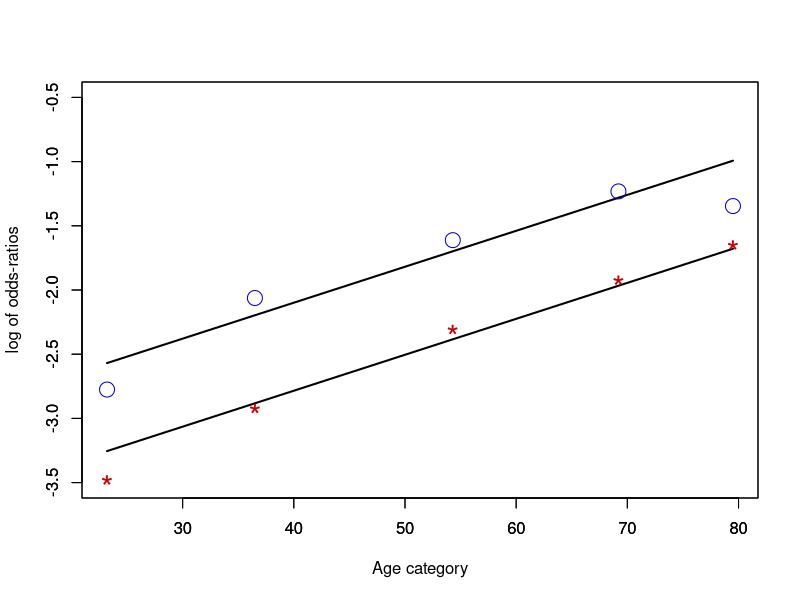
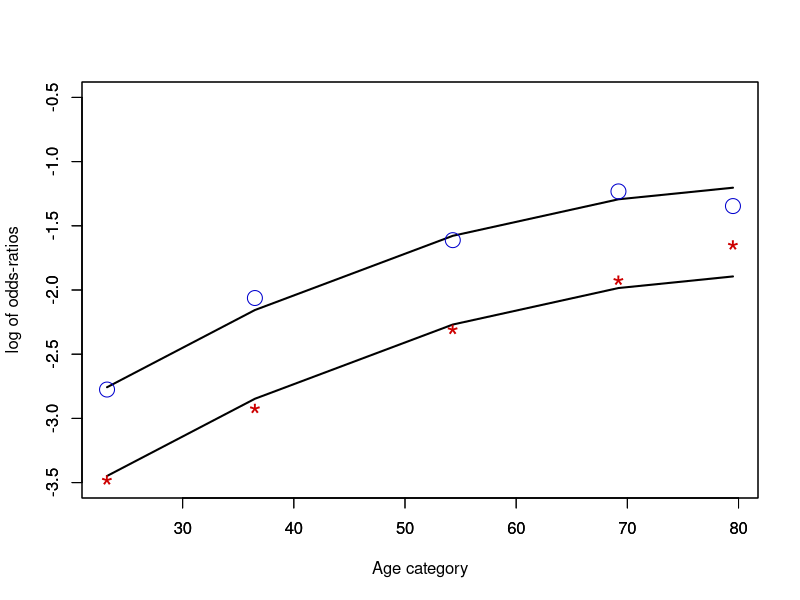

Generate these figures, in order, with R:
# −−−−−−−−−−−−−−−−−−−−−−−−−−−−−−−−−−−−−−−−−−−−−−−−−−−−−−
# Name of QuantLet : MVAdrugLogistic
# −−−−−−−−−−−−−−−−−−−−−−−−−−−−−−−−−−−−−−−−−−−−−−−−−−−−−−
# Published in : Applied Multivariate Statistical Analysis
# −−−−−−−−−−−−−−−−−−−−−−−−−−−−−−−−−−−−−−−−−−−−−−−−−−−−−−
# Description : Calculates and plots the odds-ratios of the probability 
# of taking drugs in a logit model for a gender-age group 
# combination and tests two models (one without a curvature 
# and more general model with a curvature term).
# −−−−−−−−−−−−−−−−−−−−−−−−−−−−−−−−−−−−−−−−−−−−−−−−−−−−−−
# Keywords : probability, logit, plot, graphical representation, regression 
# −−−−−−−−−−−−−−−−−−−−−−−−−−−−−−−−−−−−−−−−−−−−−−−−−−−−−−
# See also : 
# −−−−−−−−−−−−−−−−−−−−−−−−−−−−−−−−−−−−−−−−−−−−−−−−−−−−−−
# Author : Awdesch Melzer
# −−−−−−−−−−−−−−−−−−−−−−−−−−−−−−−−−−−−−−−−−−−−−−−−−−−−−−
# Submitted : Wed, April 04 2012 by Dedy Dwi Prastyo
# −−−−−−−−−−−−−−−−−−−−−−−−−−−−−−−−−−−−−−−−−−−−−−−−−−−−−−
# Example : Fit of the log of the odds-ratios for taking drugs. Men are the stars and women are the circles.
# −−−−−−−−−−−−−−−−−−−−−−−−−−−−−−−−−−−−−−−−−−−−−−−−−−−−−−

# clear all variables
rm(list = ls(all = TRUE))
graphics.off()

# Drug data
zi = rbind(c(1, 0, 1, 0, 1, 0, 0, 0, 0, 21), c(1, 0, 1, 0, 0, 1, 0, 0, 0, 32), c(1, 
    0, 1, 0, 0, 0, 1, 0, 0, 70), c(1, 0, 1, 0, 0, 0, 0, 1, 0, 43), c(1, 0, 1, 0, 
    0, 0, 0, 0, 1, 19), c(1, 0, 0, 1, 1, 0, 0, 0, 0, 683), c(1, 0, 0, 1, 0, 1, 0, 
    0, 0, 596), c(1, 0, 0, 1, 0, 0, 1, 0, 0, 705), c(1, 0, 0, 1, 0, 0, 0, 1, 0, 295), 
    c(1, 0, 0, 1, 0, 0, 0, 0, 1, 99), c(0, 1, 1, 0, 1, 0, 0, 0, 0, 46), c(0, 1, 1, 
        0, 0, 1, 0, 0, 0, 89), c(0, 1, 1, 0, 0, 0, 1, 0, 0, 169), c(0, 1, 1, 0, 0, 
        0, 0, 1, 0, 98), c(0, 1, 1, 0, 0, 0, 0, 0, 1, 51), c(0, 1, 0, 1, 1, 0, 0, 
        0, 0, 738), c(0, 1, 0, 1, 0, 1, 0, 0, 0, 700), c(0, 1, 0, 1, 0, 0, 1, 0, 
        0, 847), c(0, 1, 0, 1, 0, 0, 0, 1, 0, 336), c(0, 1, 0, 1, 0, 0, 0, 0, 1, 
        196))
y = zi[, 10]

# Design matrix
I = 2  # sex M - F
J = 2  # drug Yes - No
K = 5  # age category 16-29, 30-44, 45-64, 65-74, 75++

# Mean age per group: for Men and for Women
average = c(c(23.2, 36.5, 54.3, 69.2, 79.5), c(23.2, 36.5, 54.3, 69.2, 79.5))
X   = rbind(c(1, 1), c(1, 1), c(1, 1), c(1, 1), c(1, 1), c(1, -1), c(1, -1), c(1, -1), 
    c(1, -1), c(1, -1))
X1  = cbind(X, average)  # Xi=design matrix for group i=1,2

n   = dim(X1)
n1  = n[1]
n2  = n[2]
df  = n1 - n2

label = zi[, 3] == 1
n1jk  = y[label]  # nijk is the effective in each cell, i=1,2
label = zi[, 3] == 0
n2jk  = y[label]

b0 = 0 * rep(1, n2)  # current value of beta

# max likelihood in logistic models for 3-way contingency tables
ff = function(b0) {
    -sum(n1jk * log(matrix(1, length(n1jk), 1)/(matrix(1, length(n1jk), 1) + exp(-X1 %*% 
        b0)))) - sum(n2jk * log(matrix(1, dim(matrix(1, length(n1jk), 1)/(matrix(1, 
        length(n1jk), 1) + exp(-X1 %*% b0)))) - matrix(1, length(n1jk), 1)/(matrix(1, 
        length(n1jk), 1) + exp(-X1 %*% b0))))
}
(b      = optim(b0, ff)$par)
loglik  = optim(b0, ff)$value
N       = sum(y)
p1      = matrix(1, length(n1jk), 1)/(matrix(1, length(n1jk), 1) + exp(-X1 %*% b))
p2      = matrix(1, length(n2jk), 1)/(matrix(1, length(n2jk), 1) + exp(X1 %*% b))
nfit    = rbind((n1jk + n2jk) * p1, (n1jk + n2jk) * p2)
nobs    = c(n1jk, n2jk)
e       = log(nobs) - log(nfit)
print("degree of freedom")
print(df)
(G2     = 2 * sum(nobs * e))
(pvalG2 = 1 - pchisq(G2, df))
(chi2   = sum(((nobs - nfit)^2)/nfit))
(pvalG2 = 1 - pchisq(G2, df))
print(" ")
print("  observed    fitted")
print("    values    values")
cbind(nobs, nfit)
print(" ")

oddratfit = log(p1/p2)
oddrat    = log(n1jk/n2jk)
plot(X1[1:K, 3], oddratfit[1:K], type = "l", ylim = c(-3.5, -0.5), ylab = "", xlab = "", 
    lwd = 2)
par(new = TRUE)
plot(X1[(K + 1):(2 * K), 3], oddratfit[(K + 1):(2 * K)], type = "l", ylim = c(-3.5, 
    -0.5), xlab = "Age category", ylab = "log of odds-ratios", lwd = 2)
points(X1[1:K, 3], oddrat[1:K], pch = "*", cex = 2, col = "red3")
points(X1[(K + 1):(2 * K), 3], oddrat[(K + 1):(2 * K)], cex = 2, col = "blue3")

# logistic model with curvature term: log(y)~gender + age + age^2
(X2 = cbind(X, average, average * average))
n   = dim(X2)
n1  = n[1]
n2  = n[2]
df2 = n1 - n2

label = zi[, 3] == 1
n1jk  = y[label]
label = zi[, 3] == 0
n2jk  = y[label]

b0 = 0 * rep(1, n2)

f2 = function(b0) {
    -sum(n1jk * log(matrix(1, length(n1jk), 1)/(matrix(1, length(n1jk), 1) + exp(-X2 %*% 
        b0)))) - sum(n2jk * log(matrix(1, dim(matrix(1, length(n1jk), 1)/(matrix(1, 
        length(n1jk), 1) + exp(-X2 %*% b0)))) - matrix(1, length(n1jk), 1)/(matrix(1, 
        length(n1jk), 1) + exp(-X2 %*% b0))))
}
(b = optim(b0, f2)$par)

loglik  = optim(b0, f2)$value
N       = sum(y)
p1      = matrix(1, length(n1jk), 1)/(matrix(1, length(n1jk), 1) + exp(-X2 %*% b))
p2      = matrix(1, length(n2jk), 1)/(matrix(1, length(n2jk), 1) + exp(X2 %*% b))
nfit    = rbind((n1jk + n2jk) * p1, (n1jk + n2jk) * p2)
nobs    = c(n1jk, n2jk)
e       = log(nobs) - log(nfit)
print("degree of freedom")
print(df2)
(GG2      = 2 * sum(nobs * e))
(pvalGG2  = 1 - pchisq(GG2, df2))
(chi2     = sum(((nobs - nfit)^2)/nfit))
(pvalG2   = 1 - pchisq(GG2, df2))
print(" ")
print("  observed    fitted")
print("    values    values")
cbind(nobs, nfit)
print(" ")

oddratfit = log(p1/p2)
oddrat    = log(n1jk/n2jk)
dev.new()
plot(X2[1:K, 3], oddratfit[1:K], type = "l", ylim = c(-3.5, -0.5), ylab = "", xlab = "", 
    lwd = 2)
par(new = TRUE)
plot(X2[(K + 1):(2 * K), 3], oddratfit[(K + 1):(2 * K)], type = "l", ylim = c(-3.5, 
    -0.5), xlab = "Age category", ylab = "log of odds-ratios", lwd = 2)
points(X2[1:K, 3], oddrat[1:K], pch = "*", cex = 2, col = "red3")
points(X2[(K + 1):(2 * K), 3], oddrat[(K + 1):(2 * K)], cex = 2, col = "blue3")

# test model one against model two
print("degree of freedom")
print(df - df2)
(overallG2  = G2 - GG2)
(pvaloG2    = 1 - pchisq(overallG2, df - df2)) 
